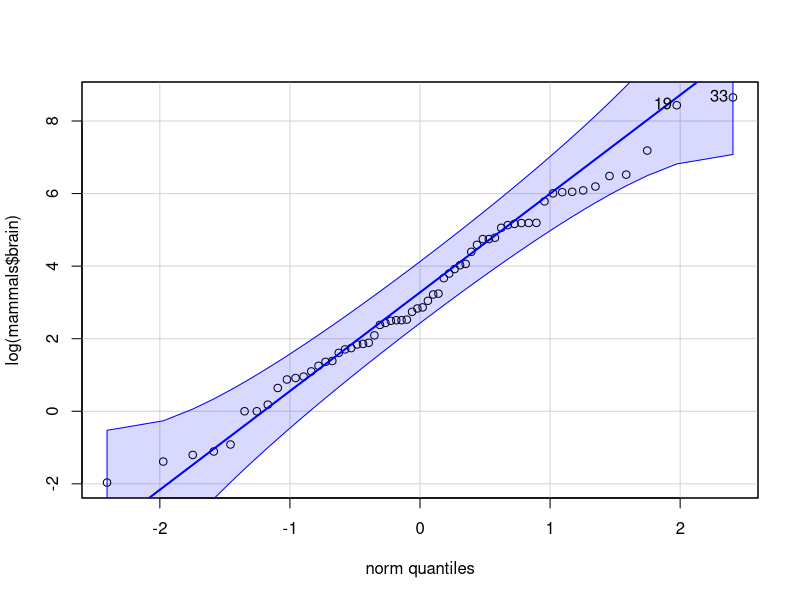
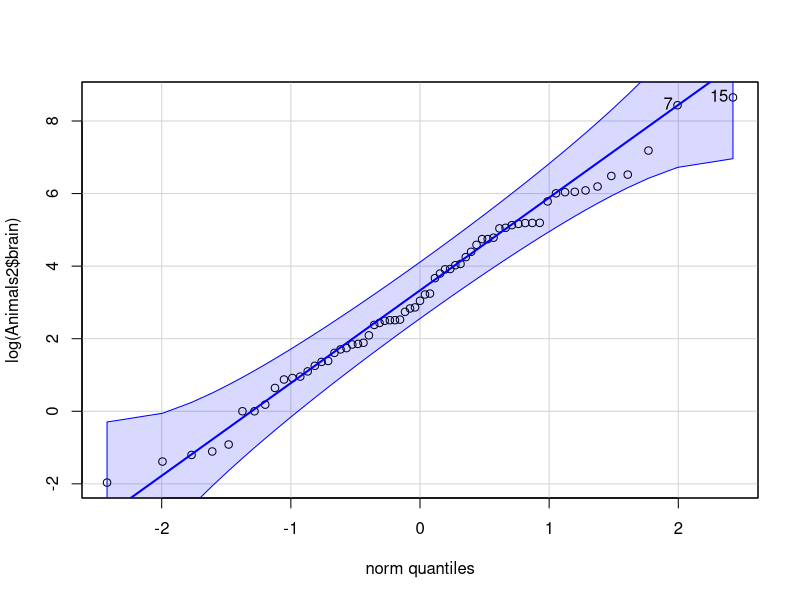
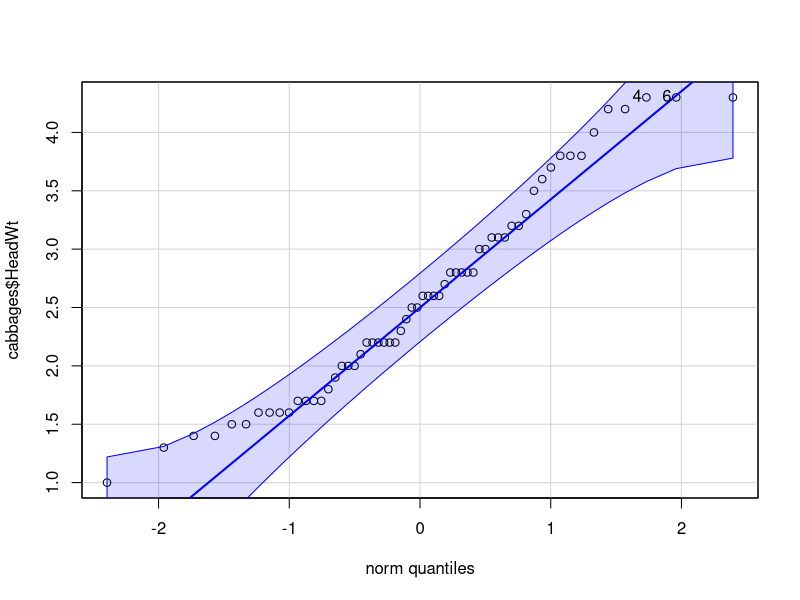
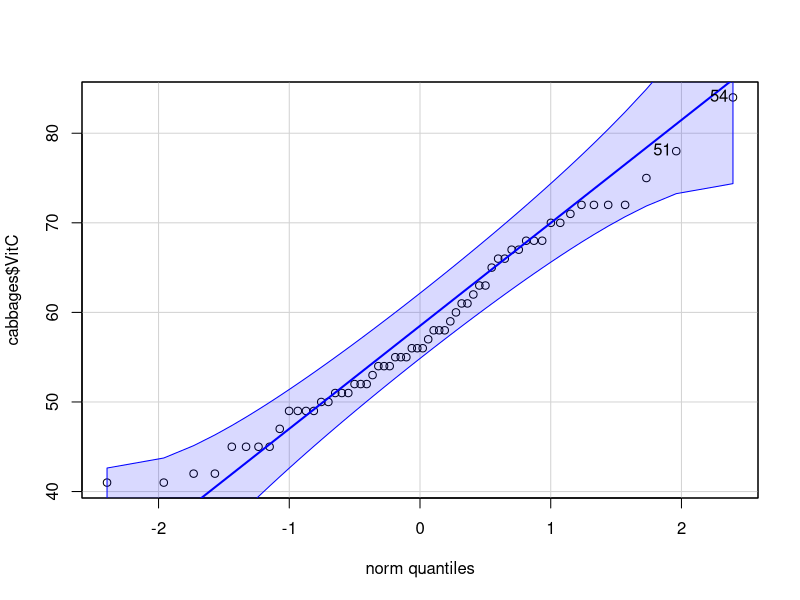
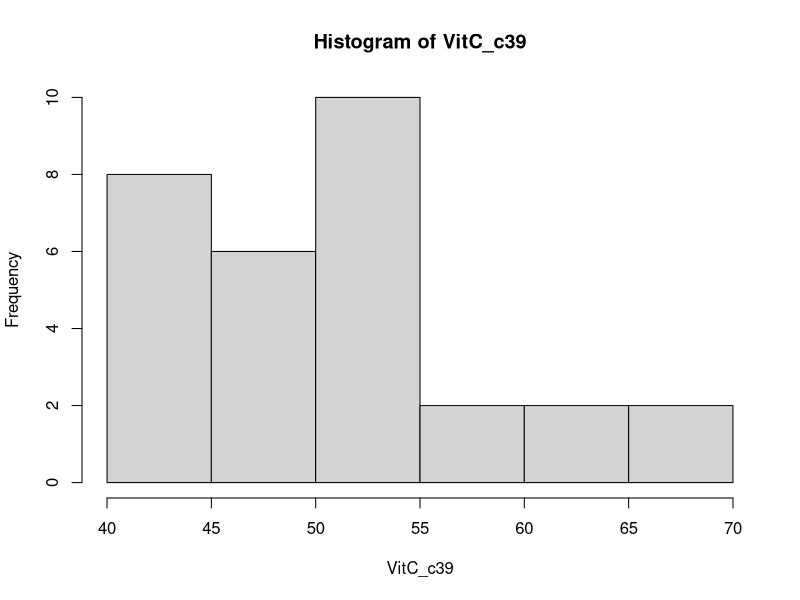
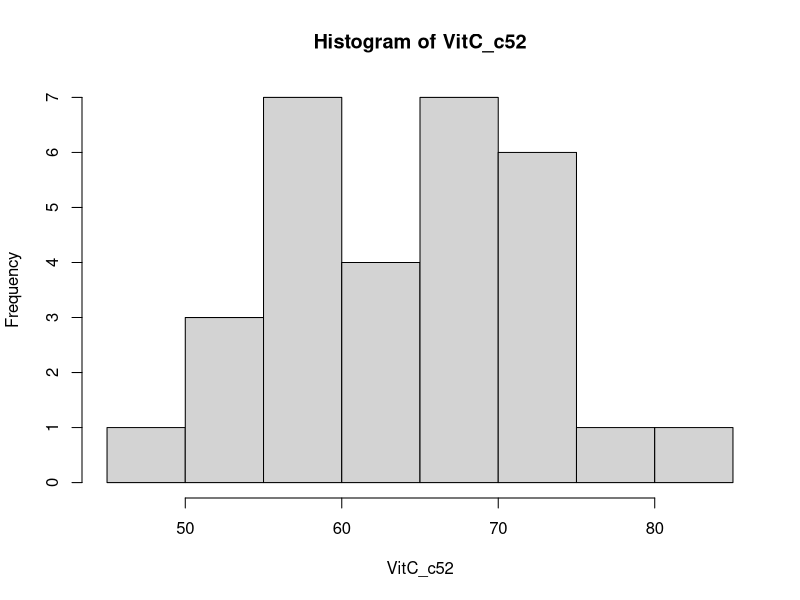
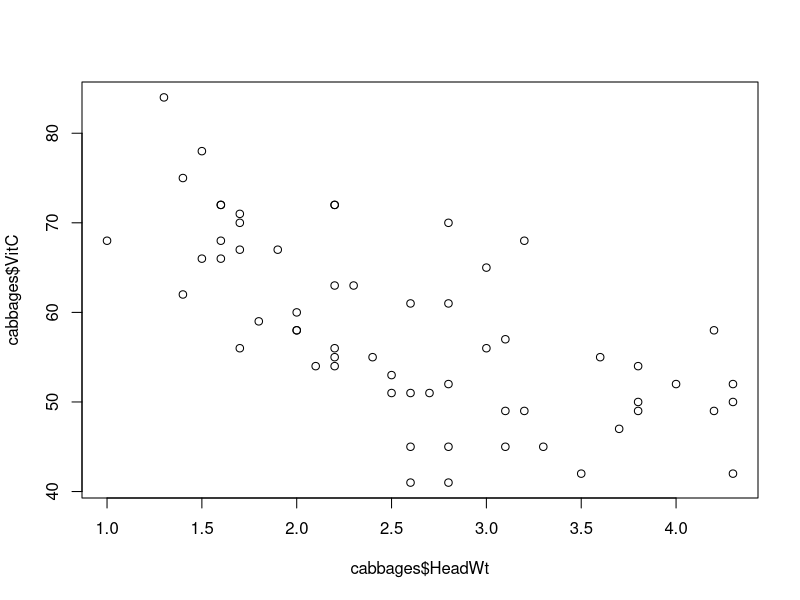
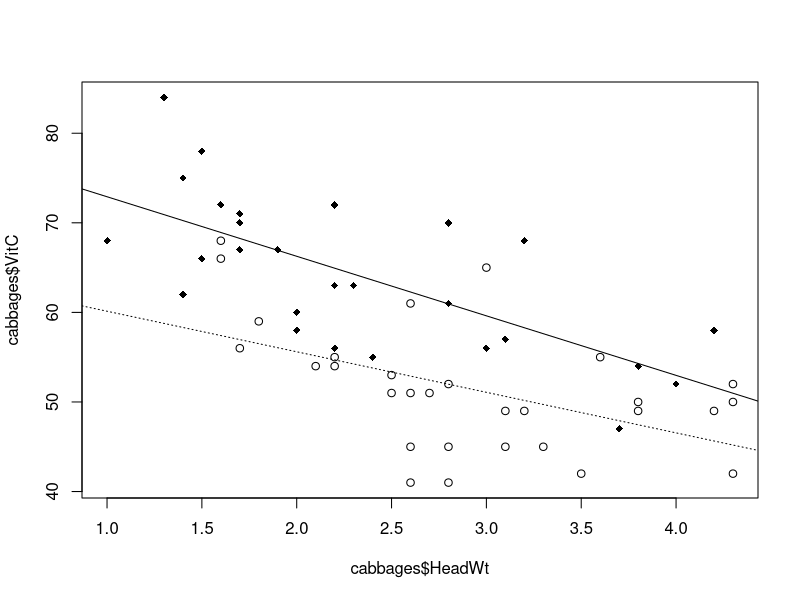

The R source for these figures, in order:
## ---- chunk 1

# CONFIGURACIÓN GENERAL
library(knitr)
options(width = 100)
# Opciones generales chunks

## PARA GENERAR SOLO LOS ENUNCIADO include=FALSE
#opts_chunk$set(echo=F,message = F, error = F, warning = F, comment = NA, fig.align = 'center', dpi = 100, tidy = F, cache.path = '.cache/', fig.path = './figure/', include=FALSE)

## PARA Incluir la soluciones SOLO LOS ENUNCIADO include=TRUE
opts_chunk$set(echo=T,message = F, error = F, warning = F, comment = NA, fig.align = 'center', dpi = 100, tidy = F, cache.path = '.cache/', fig.path = './figure/', include=TRUE)


#options(xtable.type = 'html')
knit_hooks$set(inline = function(x) {
  
  if(is.numeric(x)) {
    round(x, getOption('digits'))
  } else {
    paste(as.character(x), collapse = ', ')
  }
})
#knit_hooks$set(plot = knitr:::hook_plot_html)
## ---- chunk 2
# Especificamos las librerías necesarias en esta lista

packages = c("MASS","knitr","tidyverse","robustbase","car")

#use this function to check if each package is on the local machine
#if a package is installed, it will be loaded
#if any are not, the missing package(s) will be installed and loaded
package.check <- lapply(packages, FUN = function(x) {
  if (!require(x, character.only = TRUE)) {
    install.packages(x, dependencies = TRUE)
    library(x, character.only = TRUE)
  }
})

#verify they are loaded
#search()

## ---- chunk 3
install.packages("MASS")
install.packages("robustbase")
## ---- chunk 4
library(MASS)
library(robustbase)

#Mammals

dim(mammals)
head(mammals)
tail(mammals)
str(mammals)

#Animals2

dim(Animals2)
head(Animals2)
tail(Animals2)
str(Animals2)

#Mostramos el nombre de las filas

rownames(mammals)
rownames(Animals2)

#Mostramos el nombre de las columnas

colnames(mammals)
colnames(Animals2)
## ---- chunk 5
mammals_1<-row.names(mammals)
Animals2_1<-row.names(Animals2)
commonAnimals<-intersect(mammals_1, Animals2_1)
print(commonAnimals)
## ---- chunk 6
mammals_2<-setdiff(mammals_1, commonAnimals)

print(mammals_2)# En el conjunto mammals hay 4 animales que no están en el otro conjunto.

Animals2_2<-setdiff(Animals2_1, commonAnimals)

print(Animals2_2)# En el conjunto Animals2 hay 7 animales que no están en el otro conjunto.

## ---- chunk 7
setdiff(mammals_2, Animals2_2)
setdiff(Animals2_2, mammals_2)
## ---- chunk 8
library(MASS)
library(robustbase)
qqPlot(log(mammals$brain))
qqPlot(log(Animals2$brain))

#Presentan un comportamineto parecido pero no igual, podemos aseguar al 95% que se tratan de distribuciones gaussianas
## ---- chunk 9
#a)
libReturn <- library()
str(libReturn)

#b)
head(libReturn$results[1:5])

#c)
summary(library())
#Hay un total de 645 ibrerias instaladas
## ---- chunk 10

#a)Importación

library(MASS)
head(cabbages)
dim(cabbages)
tail(cabbages)
str(cabbages)


#b) 
any(is.na(cabbages))
colSums(sapply(cabbages, is.na))
#No hay valores perdidos por lo que el número de valores perdidos es 


#c)

head(Chile)
dim(Chile)
tail(Chile)
str(Chile)

any(is.na(Chile))
colSums(sapply(Chile, is.na))


#d)

summary(cabbages)
summary(Chile)


## ---- chunk 11

qqPlot(cabbages$HeadWt)
qqPlot(cabbages$VitC)

#Si que verifican esta condición

## ---- chunk 12

VitC_c39<-cabbages[cabbages$Cult=="c39", 4]
VitC_c52<-cabbages[cabbages$Cult=="c52", 4]

hist(VitC_c39)
hist(VitC_c52)

#Existen diferencias en los histogramas, por lo que existen diferencias en las vitaminas.
## ---- chunk 13
plot(cabbages$VitC ~ cabbages$HeadWt) 

#No parece que exista una recta que se pueda adaptar tan bien a este modelo como en el anterior

plot(cabbages$VitC ~ cabbages$HeadWt, pch=c(1,18)[cabbages$Cult])

Modelo_c39<-lm(cabbages$VitC ~ cabbages$HeadWt, data=cabbages, subset=which(Cult=="c39"))

Modelo_c52<-lm(cabbages$VitC ~ cabbages$HeadWt, data=cabbages, subset=which(Cult=="c52"))

abline(Modelo_c39, lty=3)

abline(Modelo_c52)



#Los puntos negros representan a c39 y los blancos a c52








## ---- chunk 14

summary(Modelo_c39)
summary(Modelo_c52)

lm(Modelo_c39)
lm(Modelo_c52)
